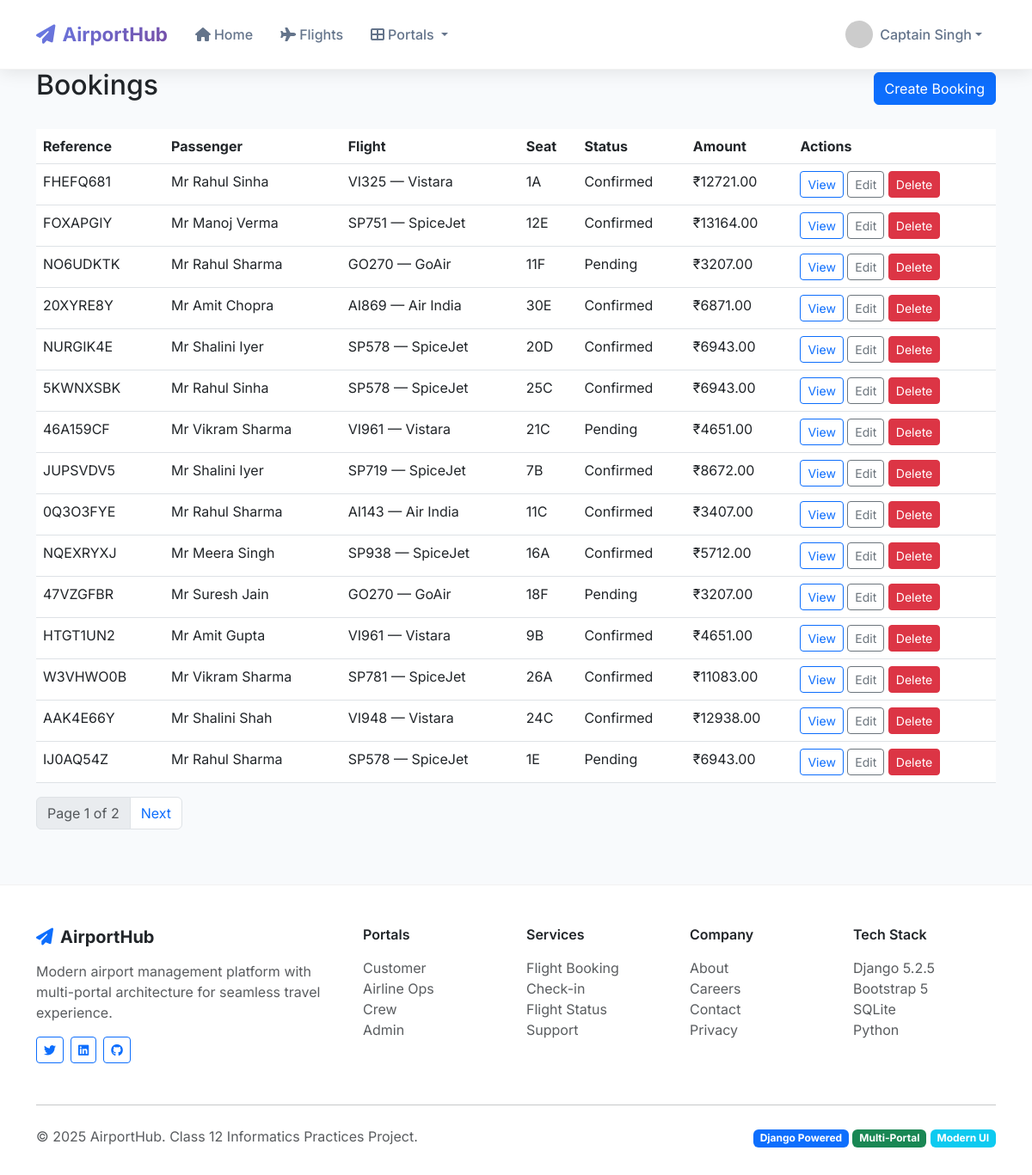
The page /bookings/ (signed in) on the database its author committed.
### core/models.py (models this page shows, shortened)
class Booking(models.Model):
    BOOKING_STATUS_CHOICES = [
        ('pending', 'Pending Payment'),
        ('confirmed', 'Confirmed'),
        ('checked_in', 'Checked In'),
        ('cancelled', 'Cancelled'),
        ('completed', 'Flight Completed'),
    ]
    CLASS_CHOICES = [
        ('economy', 'Economy'),
        ('business', 'Business'),
        ('first', 'First Class'),
    ]
    booking_reference = models.CharField(max_length=10, unique=True)
    passenger = models.ForeignKey(Passenger, on_delete=models.CASCADE)
    flight = models.ForeignKey(Flight, on_delete=models.CASCADE)
    seat_number = models.CharField(max_length=10)
    seat_class = models.CharField(max_length=20, choices=CLASS_CHOICES, default='economy')
    booking_date = models.DateTimeField(auto_now_add=True)
    status = models.CharField(max_length=20, choices=BOOKING_STATUS_CHOICES, default='pending')
    base_price = models.DecimalField(max_digits=10, decimal_places=2, default=0)
    taxes_fees = models.DecimalField(max_digits=10, decimal_places=2, default=0)
    total_amount = models.DecimalField(max_digits=10, decimal_places=2)
    payment_status = models.BooleanField(default=False)
    payment_method = models.CharField(max_length=50, blank=True)
    payment_reference = models.CharField(max_length=100, blank=True)
    special_requests = models.TextField(blank=True, null=True)
    meal_preference = models.CharField(max_length=50, blank=True)
    seat_preference = models.CharField(max_length=50, blank=True)
    baggage_allowance = models.PositiveIntegerField(default=20)  # kg
    extra_baggage = models.PositiveIntegerField(default=0)  # kg
    insurance_opted = models.BooleanField(default=False)
    insurance_amount = models.DecimalField(max_digits=8, decimal_places=2, default=0)
    created_by = models.ForeignKey(User, on_delete=models.SET_NULL, null=True, blank=True)
    class Meta:
        unique_together = ['flight', 'seat_number']

class Passenger(models.Model):
    GENDER_CHOICES = [
        ('M', 'Male'),
        ('F', 'Female'),
        ('O', 'Other'),
    ]
    TITLE_CHOICES = [
        ('Mr', 'Mr.'),
        ('Mrs', 'Mrs.'),
        ('Ms', 'Ms.'),
        ('Dr', 'Dr.'),
        ('Prof', 'Prof.'),
    ]
    user = models.OneToOneField(User, on_delete=models.CASCADE, null=True, blank=True)
    title = models.CharField(max_length=10, choices=TITLE_CHOICES, default='Mr')
    first_name = models.CharField(max_length=50)
    middle_name = models.CharField(max_length=50, blank=True)
    last_name = models.CharField(max_length=50)
    email = models.EmailField(unique=True)
    phone_regex = RegexValidator(regex=r'^\+?1?\d{9,15}$', message="Phone number must be entered in the format: '+999999999'. Up to 15 digits allowed.")
    phone_number = models.CharField(validators=[phone_regex], max_length=17)
    date_of_birth = models.DateField()
    gender = models.CharField(max_length=1, choices=GENDER_CHOICES)
    passport_number = models.CharField(max_length=20, unique=True)
    passport_expiry = models.DateField(default=date(2030, 1, 1))
    nationality = models.CharField(max_length=50)
    address = models.TextField()
    emergency_contact_name = models.CharField(max_length=100, blank=True)
    emergency_contact_phone = models.CharField(max_length=17, blank=True)
    dietary_preferences = models.CharField(max_length=100, blank=True)
    mobility_assistance = models.BooleanField(default=False)
    frequent_flyer_number = models.CharField(max_length=20, blank=True)
    created_at = models.DateTimeField(auto_now_add=True)
    @property
    def full_name(self):
        if self.middle_name:
            return f"{self.title} {self.first_name} {self.middle_name} {self.last_name}"
        return f"{self.title} {self.first_name} {self.last_name}"

class Flight(models.Model):
    FLIGHT_STATUS_CHOICES = [
        ('scheduled', 'Scheduled'),
        ('boarding', 'Boarding'),
        ('departed', 'Departed'),
        ('arrived', 'Arrived'),
        ('delayed', 'Delayed'),
        ('cancelled', 'Cancelled'),
    ]
    flight_number = models.CharField(max_length=10, unique=True)
    airline = models.CharField(max_length=100)
    aircraft = models.ForeignKey(Aircraft, on_delete=models.CASCADE, null=True, blank=True)
    departure_city = models.CharField(max_length=100)
    arrival_city = models.CharField(max_length=100)
    departure_airport = models.CharField(max_length=10, default='UNK')  # IATA code
    arrival_airport = models.CharField(max_length=10, default='UNK')    # IATA code
    departure_time = models.DateTimeField()
    arrival_time = models.DateTimeField()
    actual_departure = models.DateTimeField(null=True, blank=True)
    actual_arrival = models.DateTimeField(null=True, blank=True)
    aircraft_type = models.CharField(max_length=50)
    total_seats = models.PositiveIntegerField()
    available_seats = models.PositiveIntegerField()
    business_price = models.DecimalField(max_digits=10, decimal_places=2, default=0)
    economy_price = models.DecimalField(max_digits=10, decimal_places=2, default=0)
    price = models.DecimalField(max_digits=10, decimal_places=2)  # Backward compatibility
    status = models.CharField(max_length=20, choices=FLIGHT_STATUS_CHOICES, default='scheduled')
    gate = models.ForeignKey(Gate, on_delete=models.SET_NULL, null=True, blank=True)
    gate_number = models.CharField(max_length=10, blank=True, null=True)
    boarding_time = models.DateTimeField(null=True, blank=True)
    check_in_opens = models.DateTimeField(null=True, blank=True)
    weather_conditions = models.CharField(max_length=100, blank=True)
    delay_reason = models.TextField(blank=True)
    created_at = models.DateTimeField(auto_now_add=True)
    updated_at = models.DateTimeField(auto_now=True)
    class Meta:
        ordering = ['departure_time']

### core/views.py (the view)
# urls.py: path('bookings/', views.booking_list, name='booking_list'),
@user_passes_test(is_staff_user)
def booking_list(request):
    bookings = Booking.objects.select_related('passenger', 'flight').order_by('-booking_date')
    status_filter = request.GET.get('status')
    if status_filter:
        bookings = bookings.filter(status=status_filter)
    paginator = Paginator(bookings, 15)
    page_number = request.GET.get('page')
    page_obj = paginator.get_page(page_number)
    return render(request, 'core/booking_list.html', {'page_obj': page_obj})

### core/views.py (called while the page is built)
def is_staff_user(user):
    return user.is_authenticated and (user.is_staff or hasattr(user, 'staff'))

### templates/core/booking_list.html (shortened to what this page needs)
{% extends 'base.html' %}
{% load static %}
{% block content %}
<div class="container">
  <div class="d-flex justify-content-between align-items-center mb-4">
    <h2>Bookings</h2>
    <a href="{% url 'booking_create' %}" class="btn btn-primary">Create Booking</a>
  </div>
  {% if page_obj and page_obj.object_list %}
  <div class="table-responsive">
    <table class="table table-hover">
      <thead>
        <tr>
          <th>Reference</th>
          <th>Passenger</th>
          <th>Flight</th>
          <th>Seat</th>
          <th>Status</th>
          <th>Amount</th>
          <th>Actions</th>
        </tr>
      </thead>
      <tbody>
        {% for booking in page_obj.object_list %}
        <tr>
          <td>{{ booking.booking_reference }}</td>
          <td>{{ booking.passenger.full_name }}</td>
          <td>{{ booking.flight.flight_number }} — {{ booking.flight.airline }}</td>
          <td>{{ booking.seat_number }}</td>
          <td>{{ booking.status|capfirst }}</td>
          <td>₹{{ booking.total_amount }}</td>
          <td>
            <a href="{% url 'customer:booking_detail' booking.booking_reference %}" class="btn btn-sm btn-outline-primary">View</a>
            <a href="{% url 'booking_edit' booking.id %}" class="btn btn-sm btn-outline-secondary">Edit</a>
            <a href="{% url 'booking_delete' booking.id %}" class="btn btn-sm btn-danger">Delete</a>
          </td>
        </tr>
        {% endfor %}
      </tbody>
    </table>
  </div>
  <nav aria-label="Page navigation">
    <ul class="pagination">
      <li class="page-item disabled"><span class="page-link">Page {{ page_obj.number }} of {{ page_obj.paginator.num_pages }}</span></li>
      {% if page_obj.has_next %}
        <li class="page-item"><a class="page-link" href="?page={{ page_obj.next_page_number }}">Next</a></li>
      {% endif %}
    </ul>
  </nav>
  {% else %}
  <div class="alert alert-info">No bookings found.</div>
  {% endif %}
</div>
{% endblock %}

### templates/base.html (shortened to what this page needs)
<!DOCTYPE html>
<html lang="en">
<head>
    <link href="https://cdn.jsdelivr.net/npm/bootstrap@5.3.0/dist/css/bootstrap.min.css" rel="stylesheet">
    <link href="https://cdnjs.cloudflare.com/ajax/libs/font-awesome/6.4.0/css/all.min.css" rel="stylesheet">
</head>
<body>
    <nav class="navbar navbar-expand-lg navbar-modern fixed-top">
        <div class="container">
            <a class="navbar-brand" href="{% url 'home' %}">
                <i class="fas fa-paper-plane me-2"></i>AirportHub
            </a>
            <div class="collapse navbar-collapse" id="navbarNav">
                <ul class="navbar-nav me-auto">
                    <li class="nav-item">
                        <a class="nav-link" href="{% url 'home' %}">
                            <i class="fas fa-home me-1"></i>Home
                        </a>
                    </li>
                    <li class="nav-item">
                        <a class="nav-link" href="{% url 'flight_list' %}">
                            <i class="fas fa-plane me-1"></i>Flights
                        </a>
                    </li>
                    <li class="nav-item dropdown portal-dropdown">
                        <a class="nav-link dropdown-toggle" href="#" id="portalDropdown" role="button" data-bs-toggle="dropdown">
                            <i class="fas fa-th-large me-1"></i>Portals
                        </a>
                    </li>
                </ul>
                <ul class="navbar-nav">
                    {% if user.is_authenticated %}
                        <li class="nav-item dropdown">
                            <a class="nav-link dropdown-toggle d-flex align-items-center" href="#" id="userDropdown" role="button" data-bs-toggle="dropdown">
                                <img src="https://ui-avatars.com/api/?name={{ user.get_full_name|default:user.username }}&background=667eea&color=ffffff&size=32"
                                     class="user-avatar" alt="Profile">
                                <span>{{ user.get_full_name|default:user.username }}</span>
                            </a>
                        </li>
                    {% endif %}
                </ul>
            </div>
        </div>
    </nav>
    <div style="margin-top: 80px;">
        <main>
            {% block content %}
            {% endblock %}
        </main>
    </div>
    <footer class="footer-modern">
        <div class="container">
            <div class="row">
                <div class="col-md-4 mb-4">
                    <h5 class="fw-bold mb-3">
                        <i class="fas fa-paper-plane me-2 text-primary"></i>AirportHub
                    </h5>
                    <p class="text-muted">Modern airport management platform with multi-portal architecture for seamless travel experience.</p>
                    <div class="d-flex gap-2">
                        <a href="#" class="btn btn-outline-primary btn-sm">
                            <i class="fab fa-twitter"></i>
                        </a>
                        <a href="#" class="btn btn-outline-primary btn-sm">
                            <i class="fab fa-linkedin"></i>
                        </a>
                        <a href="#" class="btn btn-outline-primary btn-sm">
                            <i class="fab fa-github"></i>
                        </a>
                    </div>
                </div>
                <div class="col-md-2 mb-4">
                    <h6 class="fw-semibold mb-3">Portals</h6>
                    <ul class="list-unstyled">
                        <li><a href="/customer/" class="text-muted text-decoration-none">Customer</a></li>
                        <li><a href="/airline/" class="text-muted text-decoration-none">Airline Ops</a></li>
                        <li><a href="/crew/" class="text-muted text-decoration-none">Crew</a></li>
                        <li><a href="/admin-portal/" class="text-muted text-decoration-none">Admin</a></li>
                    </ul>
                </div>
                <div class="col-md-2 mb-4">
                    <h6 class="fw-semibold mb-3">Services</h6>
                    <ul class="list-unstyled">
                        <li><a href="#" class="text-muted text-decoration-none">Flight Booking</a></li>
                        <li><a href="#" class="text-muted text-decoration-none">Check-in</a></li>
                        <li><a href="#" class="text-muted text-decoration-none">Flight Status</a></li>
                        <li><a href="#" class="text-muted text-decoration-none">Support</a></li>
                    </ul>
                </div>
                <div class="col-md-2 mb-4">
                    <h6 class="fw-semibold mb-3">Company</h6>
                    <ul class="list-unstyled">
                        <li><a href="#" class="text-muted text-decoration-none">About</a></li>
                        <li><a href="#" class="text-muted text-decoration-none">Careers</a></li>
                        <li><a href="#" class="text-muted text-decoration-none">Contact</a></li>
                        <li><a href="#" class="text-muted text-decoration-none">Privacy</a></li>
                    </ul>
                </div>
                <div class="col-md-2 mb-4">
                    <h6 class="fw-semibold mb-3">Tech Stack</h6>
                    <ul class="list-unstyled">
                        <li><span class="text-muted">Django 5.2.5</span></li>
                        <li><span class="text-muted">Bootstrap 5</span></li>
                        <li><span class="text-muted">SQLite</span></li>
                        <li><span class="text-muted">Python</span></li>
                    </ul>
                </div>
            </div>
            <hr class="my-4">
            <div class="row align-items-center">
                <div class="col-md-6">
                    <p class="text-muted mb-0">&copy; 2025 AirportHub. Class 12 Informatics Practices Project.</p>
                </div>
                <div class="col-md-6 text-md-end">
                    <span class="badge bg-primary">Django Powered</span>
                    <span class="badge bg-success">Multi-Portal</span>
                    <span class="badge bg-info">Modern UI</span>
                </div>
            </div>
        </div>
    </footer>
</body>
</html>

### templates/base.html (style rules this page uses)
:root { --primary-gradient: linear-gradient(135deg, #667eea 0%, #764ba2 100%); --nav-shadow: 0 2px 20px rgba(0,0,0,0.1); }
body { font-family: 'Inter', -apple-system, BlinkMacSystemFont, sans-serif; background: #f8fafc; }
.navbar-modern { background: white !important; backdrop-filter: blur(10px); box-shadow: var(--nav-shadow); border-bottom: 1px solid rgba(0,0,0,0.05); padding: 1rem 0; }
.navbar-brand { font-weight: 700; font-size: 1.4rem; background: var(--primary-gradient); -webkit-background-clip: text; -webkit-text-fill-color: transparent; background-clip: text; }
.nav-link { color: #64748b !important; font-weight: 500; padding: 0.5rem 1rem !important; border-radius: 8px; transition: all 0.3s ease; position: relative; }
.user-avatar { width: 32px; height: 32px; border-radius: 50%; margin-right: 8px; }
.footer-modern { background: white; border-top: 1px solid rgba(0,0,0,0.05); padding: 3rem 0 2rem; margin-top: 4rem; }

### rows shown on the page
Booking: booking_reference "FHEFQ681", passenger.full_name "Mr Rahul Sinha", flight.flight_number "VI325", flight.airline "Vistara", seat_number "1A", status "Confirmed", total_amount "12721.00"
Booking: booking_reference "FOXAPGIY", passenger.full_name "Mr Manoj Verma", flight.flight_number "SP751", flight.airline "SpiceJet", seat_number "12E", status "Confirmed", total_amount "13164.00"
Booking: booking_reference "NO6UDKTK", passenger.full_name "Mr Rahul Sharma", flight.flight_number "GO270", flight.airline "GoAir", seat_number "11F", status "Pending", total_amount "3207.00"
Booking: booking_reference "20XYRE8Y", passenger.full_name "Mr Amit Chopra", flight.flight_number "AI869", flight.airline "Air India", seat_number "30E", status "Confirmed", total_amount "6871.00"
Booking: booking_reference "NURGIK4E", passenger.full_name "Mr Shalini Iyer", flight.flight_number "SP578", flight.airline "SpiceJet", seat_number "20D", status "Confirmed", total_amount "6943.00"
Booking: booking_reference "5KWNXSBK", passenger.full_name "Mr Rahul Sinha", flight.flight_number "SP578", flight.airline "SpiceJet", seat_number "25C", status "Confirmed", total_amount "6943.00"
Booking: booking_reference "46A159CF", passenger.full_name "Mr Vikram Sharma", flight.flight_number "VI961", flight.airline "Vistara", seat_number "21C", status "Pending", total_amount "4651.00"
Booking: booking_reference "JUPSVDV5", passenger.full_name "Mr Shalini Iyer", flight.flight_number "SP719", flight.airline "SpiceJet", seat_number "7B", status "Confirmed", total_amount "8672.00"
Booking: booking_reference "0Q3O3FYE", passenger.full_name "Mr Rahul Sharma", flight.flight_number "AI143", flight.airline "Air India", seat_number "11C", status "Confirmed", total_amount "3407.00"
Booking: booking_reference "NQEXRYXJ", passenger.full_name "Mr Meera Singh", flight.flight_number "SP938", flight.airline "SpiceJet", seat_number "16A", status "Confirmed", total_amount "5712.00"
Booking: booking_reference "47VZGFBR", passenger.full_name "Mr Suresh Jain", flight.flight_number "GO270", flight.airline "GoAir", seat_number "18F", status "Pending", total_amount "3207.00"
Booking: booking_reference "HTGT1UN2", passenger.full_name "Mr Amit Gupta", flight.flight_number "VI961", flight.airline "Vistara", seat_number "9B", status "Confirmed", total_amount "4651.00"
Booking: booking_reference "W3VHWO0B", passenger.full_name "Mr Vikram Sharma", flight.flight_number "SP781", flight.airline "SpiceJet", seat_number "26A", status "Confirmed", total_amount "11083.00"
Booking: booking_reference "AAK4E66Y", passenger.full_name "Mr Shalini Shah", flight.flight_number "VI948", flight.airline "Vistara", seat_number "24C", status "Confirmed", total_amount "12938.00"
Booking: booking_reference "IJ0AQ54Z", passenger.full_name "Mr Rahul Sharma", flight.flight_number "SP578", flight.airline "SpiceJet", seat_number "1E", status "Pending", total_amount "6943.00"

### other values the page prints
{{ user.get_full_name|default:user.username }} "Captain Singh"
{{ page_obj.number }} "1"
{{ page_obj.paginator.num_pages }} "2"
